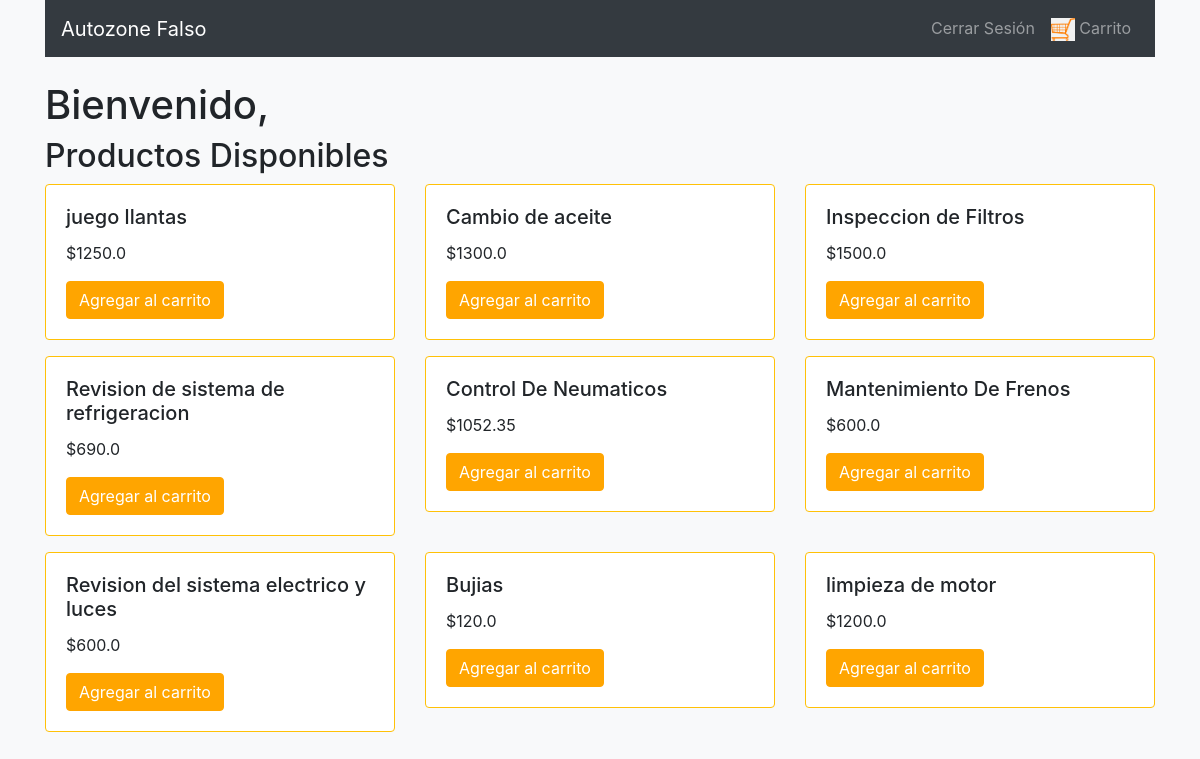
Screenshot of /client (signed in) with the database file from the repository.
### app.py (models this page shows, shortened)
class Product(db.Model):
    id = db.Column(db.Integer, primary_key=True)
    name = db.Column(db.String(80), nullable=False)
    price = db.Column(db.Float, nullable=False)
    quantity = db.Column(db.Integer, nullable=False)
    type = db.Column(Enum('refacciones', 'servicios', name='product_type'), nullable=False)

### app.py (the view)
@app.route('/client')
def client():
    if 'client_id' not in session:
        return redirect(url_for('login_client'))
    client_id = session['client_id']
    products = Product.query.all()
    return render_template('client.html', client=client, products=products)

### app.py (called while the page is built)
@app.before_request
def before_request():
    if 'cart' not in session:
        session['cart'] = []

### templates/client.html (shortened to what this page needs)
{% extends 'base.html' %}
{% block content %}
<div class="container">
    <nav class="navbar navbar-expand-lg navbar-dark bg-dark mb-4">
        <a class="navbar-brand" href="#">Autozone Falso</a>
        <div class="collapse navbar-collapse">
            <ul class="navbar-nav ml-auto">
                <li class="nav-item">
                    <a class="nav-link" href="{{ url_for('logout') }}">Cerrar Sesión</a>
                </li>
                <li class="nav-item">
                    <a class="nav-link" href="{{ url_for('view_cart') }}">
                        <img src="{{ url_for('static', filename='path_to_cart_icon.png') }}" alt="Cart" style="width:24px;">
                        Carrito
                    </a>
                </li>
            </ul>
        </div>
    </nav>
    <h1>Bienvenido, {{ client.first_name }} {{ client.last_name_p }}</h1>
    <h2>Productos Disponibles</h2>
    <div class="row">
        {% for product in products %}
        <div class="col-md-4 mb-3">
            <div class="card border border-warning">
                <div class="card-body">
                    <h5 class="card-title">{{ product.name }}</h5>
                    <p class="card-text">${{ product.price }}</p>
                    <form method="POST" action="{{ url_for('add_to_cart', product_id=product.id) }}">
                        <button type="submit" class="btn btn-primary" onclick="this.disabled=true; this.innerHTML='Agregado al carrito'; this.style.backgroundColor='#f2f2f2';">Agregar al carrito</button>
                    </form>
                </div>
            </div>
        </div>
        {% endfor %}
    </div>
</div>
{% endblock %}

### templates/base.html (shortened to what this page needs)
<!DOCTYPE html>
<html lang="en">
<head>
    <link rel="stylesheet" href="https://maxcdn.bootstrapcdn.com/bootstrap/4.5.2/css/bootstrap.min.css">
</head>
<body>
    {% block content %}{% endblock %}
</body>
</html>

### templates/base.html (style rules this page uses)
body { background-color: #f8f9fa; }
.btn-primary { background-color: orange; border-color: orange; }

### rows the page displays
Product: name "juego llantas", price "1250.0"
Product: name "Cambio de aceite", price "1300.0"
Product: name "Inspeccion de Filtros", price "1500.0"
Product: name "Revision de sistema de refrigeracion", price "690.0"
Product: name "Control De Neumaticos", price "1052.35"
Product: name "Mantenimiento De Frenos", price "600.0"
Product: name "Revision del sistema electrico y luces", price "600.0"
Product: name "Bujias", price "120.0"
Product: name "limpieza de motor", price "1200.0"
